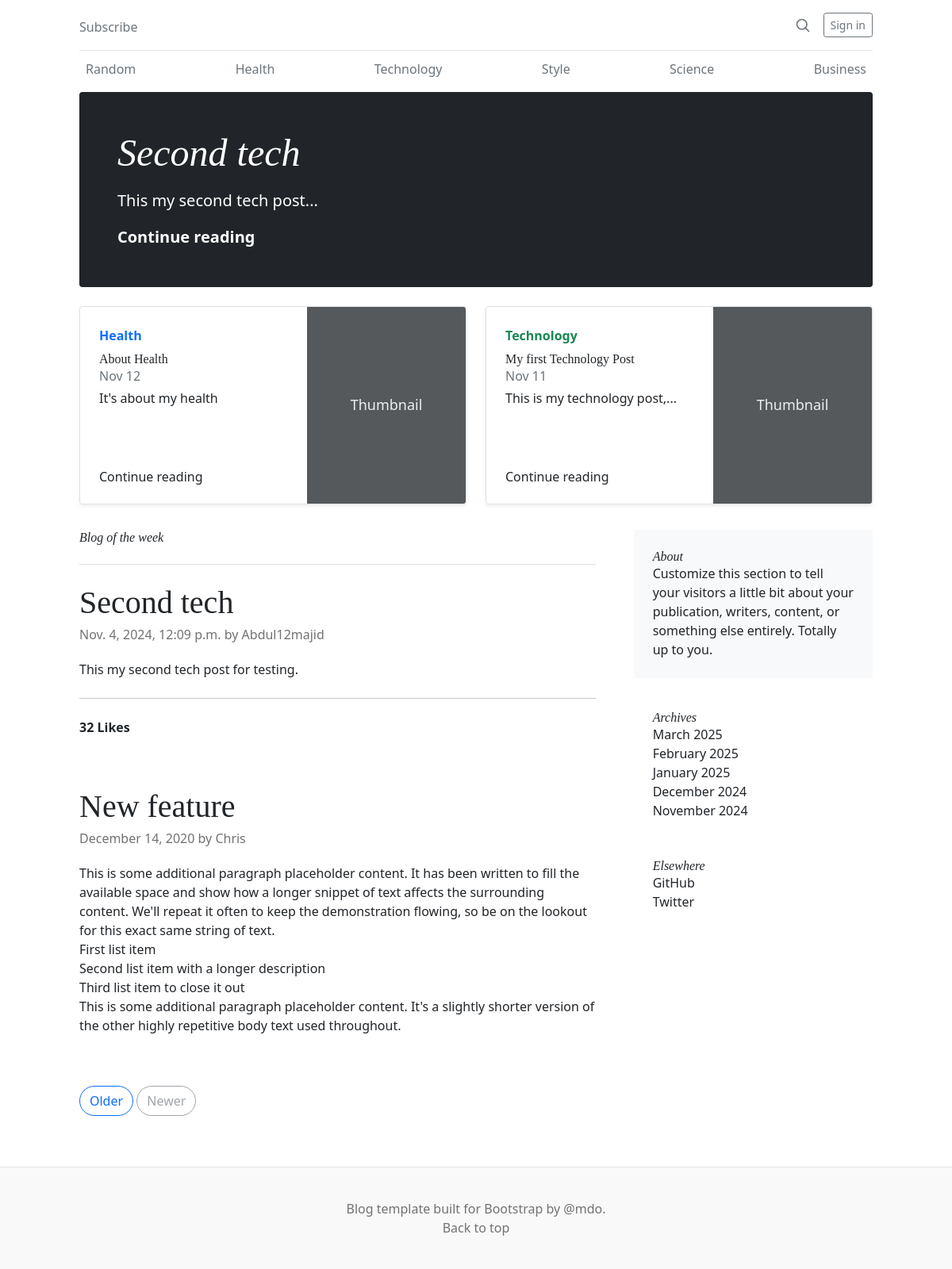
Before: / with the older database file.
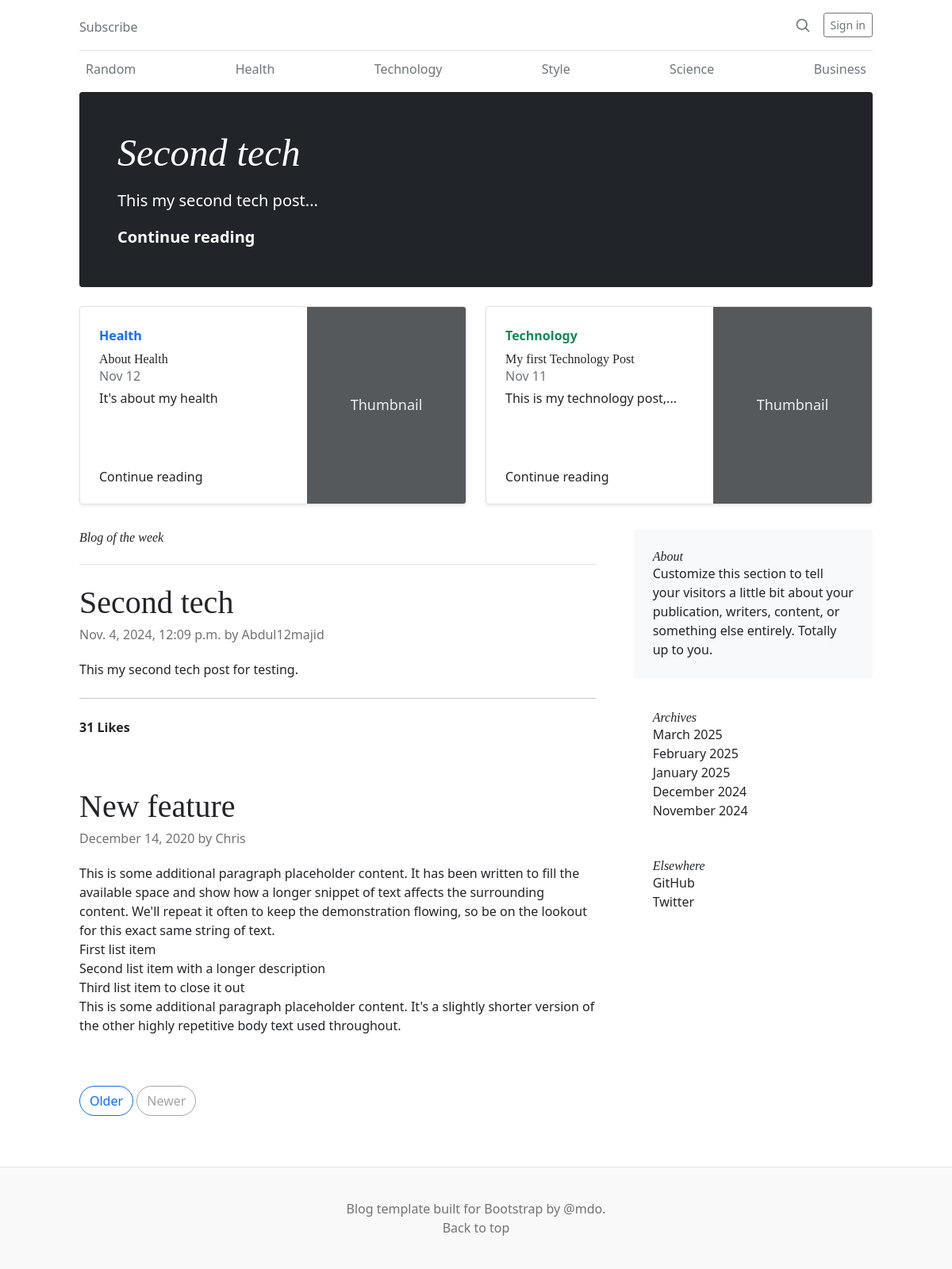
After: the same page with the newer database file.
### blog_app/models.py (models this page shows, shortened)
class Post(models.Model):
	id = models.UUIDField(primary_key=True, default=uuid.uuid4, editable=False)
	title = models.CharField(max_length=200)
	slug = models.SlugField(max_length=200, unique=True)
	author = models.ForeignKey(User, on_delete=models.CASCADE)
	content = models.TextField()
	created_at = models.DateTimeField(auto_now_add=True)
	updated_at = models.DateTimeField(auto_now=True)
	likes = models.IntegerField(default=0)
	categories = models.ForeignKey(Category, on_delete=models.CASCADE)
	is_published = models.BooleanField(default=True)
	def short_content(self):
		words = self.content.split()[:5]
		return ' '.join(words) + '...' if len(words) == 5 else ' '.join(words)

### blog_app/views.py (the view)
# urls.py: path('', views.index, name="index"),
def index(request):
	if request.user.is_authenticated:
		most_liked_post = Post.objects.order_by('-likes').first()
		user_profile = request.user.profile
		liked_post = user_profile.liked_post.all()
		top_three_posts = Post.objects.order_by('-likes')[:3]
		second_most_liked_post = top_three_posts[1] if len(top_three_posts) > 1 else None
		third_most_liked_post = top_three_posts[2] if len(top_three_posts) > 2 else None
		context = {
			'most_liked_post':most_liked_post,
			'second_most_liked_post':second_most_liked_post,
			'third_most_liked_post':third_most_liked_post,
			'liked_post':liked_post,
		}
		return render(request, 'index.html', context)
	else:
		most_liked_post = Post.objects.order_by('-likes').first()
		top_three_posts = Post.objects.order_by('-likes')[:3]
		second_most_liked_post = top_three_posts[1] if len(top_three_posts) > 1 else None
		third_most_liked_post = top_three_posts[2] if len(top_three_posts) > 2 else None
		context = {
			'most_liked_post':most_liked_post,
			'second_most_liked_post':second_most_liked_post,
			'third_most_liked_post':third_most_liked_post,
			}
		return render(request, 'index.html', context)

### blog_app/templates/index.html (shortened to what the changed rows need)
{% extends 'base.html' %}
    {% block top_blog %}
      <h1 class="display-4 fst-italic">{{ most_liked_post.title }}</h1>
      <p class="lead my-3">{{ most_liked_post.short_content }}</p>
      <p class="lead mb-0"><a href="{% url 'post_detail' slug=most_liked_post.slug %}" class="text-white fw-bold">Continue reading</a></p>
    {% endblock %}
  {% block content %}
  <div class="row g-5">
    <div class="col-md-8">
      <article class="blog-post">
        <h2 class="blog-post-title">{{ most_liked_post.title }}</h2>
        <p class="blog-post-meta">{{ most_liked_post.created_at }} by <a href="#">{{ most_liked_post.author.username }}</a></p>
        <p>{{ most_liked_post.content }}.</p></br>
        <hr></br>
        {% if user.is_authenticated %}
            <div id="like_id">
            {% if most_liked_post in liked_post  %}
                <i hx-post="{% url 'like_count2' most_liked_post.id %}" hx-target="#like_id" hx-swap="innerhtml" class="fa-solid fa-heart" style="color:darkgrey;"></i><b>{{ most_liked_post.likes }}</b>
            {% else %}
                <i hx-post="{% url 'like_count2' most_liked_post.id %}" hx-target="#like_id" hx-swap="innerhtml" class="fa fa-heart-o" style="color:darkgrey;"></i><b>{{ most_liked_post.likes }}</b>
            {% endif %}
            </div>
        {% else %}
            <div id="like_id">
            <b>{{ most_liked_post.likes }} Likes</b>
        {% endif %}
            </div>
      </article>
      <article class="blog-post">
        <h2 class="blog-post-title">New feature</h2>
      </article>
    </div>
{% endblock %}

Changed rows visible on the page:
changed Post "Second tech": likes "32" → "31"
